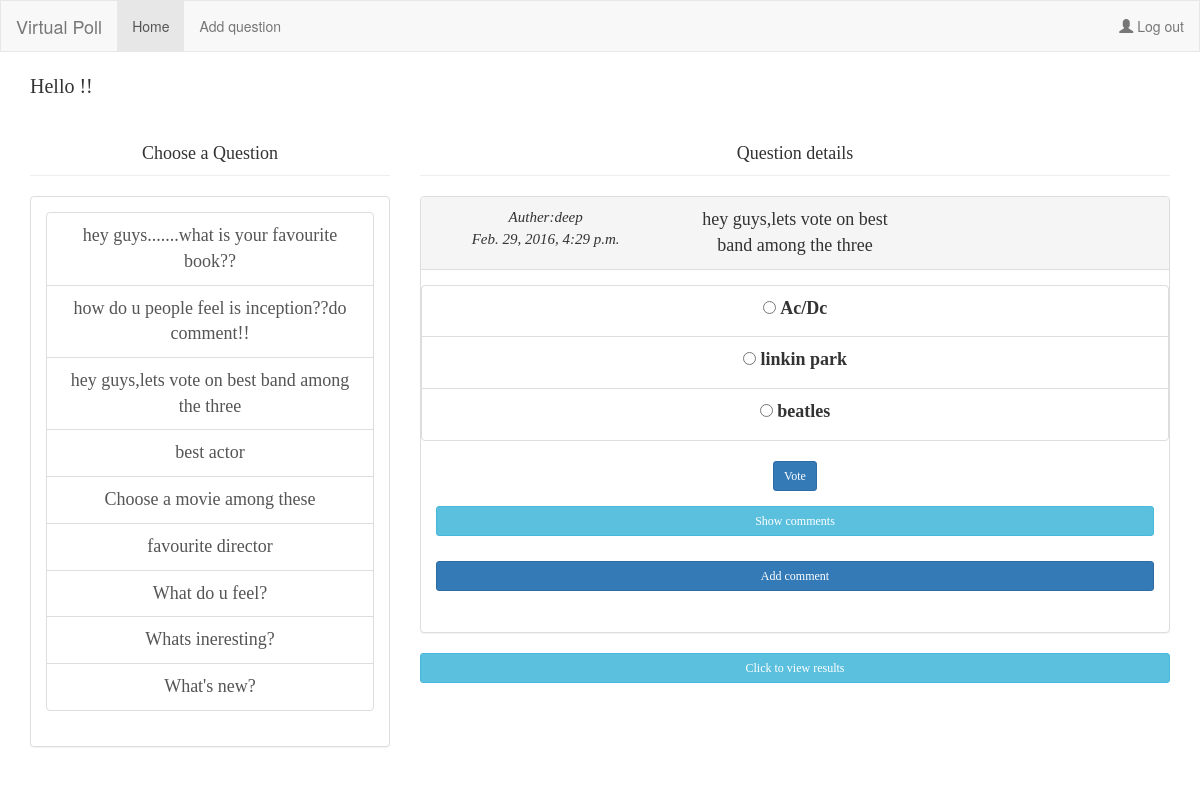
The app's page /8/ with its own data.
### polls/models.py (models this page shows, shortened)
class Question(models.Model):
    question_text = models.CharField(max_length=200)
    pub_date = models.DateTimeField('date published')
    username = models.CharField(max_length=200,default="anonymous")
    def was_published_recently(self):
        return self.pub_date >= timezone.now() - datetime.timedelta(days=1)
    was_published_recently.admin_order_field = 'pub_date'
    was_published_recently.boolean = True
    was_published_recently.short_description = 'Published recently?'

class Choice(models.Model):
    question = models.ForeignKey(Question, on_delete=models.CASCADE)
    choice_text = models.CharField(max_length=200)
    votes = models.IntegerField(default=0)

### polls/views.py (the view)
# urls.py: url(r'^(?P<question_id>[0-9]+)/$', views.detail, name='detail'),
def detail(request, question_id):
    latest_question_list = Question.objects.order_by('-pub_date')
    question = get_object_or_404(Question, pk=question_id)
    return render(request, 'polls/index.html', {'f_question': question,'latest_question_list':latest_question_list,'user':request.user})

### polls/templates/polls/index.html (shortened to what this page needs)
{% load staticfiles %}
<!DOCTYPE html>
<html lang="en">
<head>
  <link rel="stylesheet" href="http://maxcdn.bootstrapcdn.com/bootstrap/3.3.6/css/bootstrap.min.css">
</head>
<body id="body">
<nav class="navbar navbar-default">
  <div class="container-fluid">
    <div class="navbar-header">
      <a class="navbar-brand" href="#">Virtual Poll</a>
    </div>
    <ul class="nav navbar-nav">
      <li class="active"><a href="#">Home</a></li>
      <li><a href="{% url 'polls:add_question' %}">Add question</a></li>
    </ul>
    <ul class="nav navbar-nav navbar-right">
      <li><a href="{% url 'polls:logout' %}"><span class="glyphicon glyphicon-user"></span> Log out</a></li>
    </ul>
  </div>
</nav>
<div class="container">
<div id="user_info">
	Hello {{ user.username }}!!
</div>
 <div class="row">
          <div class="col-sm-4">
            <div class="page-header" id='col-header'>
              Choose a Question
            </div>
            <div id="col-body" id="scrollablebody">
            		<div class='panel panel-default'>
            			<div class='panel-body'>
		              		{% if latest_question_list %}
			    				<div class='list-group'>
				    				{% for question in latest_question_list %}
				        				<a href="{% url 'polls:detail' question.id %}" class='list-group-item'>{{ question.question_text }}</a>
				    				{% endfor %}
				    			</div>
				  					{% else %}
				    					<p>No polls are available.</p>
				  					{% endif %}
				  		</div>
			  		</div>
          </div>
          </div>
          <div class="col-sm-8">
            <div class="page-header" id="col-header">
              Question details
            </div>
            <div id="col-body">
            		<div class='panel panel-default'>
            			<div class='panel-heading'>
            				<div class="row">
            					<div class='col-sm-4'>
            						<div class="col-body">
            							<div id="q_authordetails">
            								Auther:{{ f_question.username }}
            								{{ f_question.pub_date }}
            							</div>
            						</div>
            					</div>
            					<div class='col-sm-4'>
            						<div class="col-body">
            								{{ f_question.question_text }}
            						</div>
            					</div>
            				</div>
            			</div>
            			<div class='panel-body' id="panel-body">
		              				<form action="{% url 'polls:vote' f_question.id %}" method="post" class='form-horizontal' role="form">
		              				<div class="form-group">
										<div class="list-group">
										{% for choice in f_question.choice_set.all %}
											<li class="list-group-item">
										    <input type="radio" name="choice" id="choice{{ forloop.counter }}" value="{{ choice.id }}" />
										    <label for="choice{{ forloop.counter }}" >{{ choice.choice_text }} </label>
										    </li>
										{% endfor %}
										</div>
										<input type="submit" value="Vote" class="btn btn-primary btn-sm" />
										</div>
									</form>
									<button data-toggle="collapse" data-target="#showcomments" class="btn btn-info btn-block btn-sm"> Show comments</button>
									<button data-toggle="collapse" data-target="#form-comment" class="btn btn-primary btn-block btn-sm"> Add comment</button>
				  		</div>
			  		</div>
				<button data-toggle='collapse' data-target='#results' class="btn btn-info btn-block btn-sm"> Click to view results</button>
          </div>
            </div>
</div>
</div>
</body>
</html>

### polls/templates/polls/index.html (style rules this page uses)
.navbar { border-radius: 0; }
#col-header { font-family:verdana; font-size:18px; font-style:bold; text-align: center; }
#col-body { font-family: verdana; font-size: 18px; text-align: center; }
#user_info { font-size:20px; font-family:verdana; }
#body { margin-bottom: 400px; }
#q_authordetails { font-size: 15px; font-family: verdana; font-style: italic; }

### records on screen
Question: question_text "hey guys.......what is your favourite book??"
Question: question_text "how do u people feel is inception??do comment!!"
Question: question_text "hey guys,lets vote on best band among the three", username "deep", pub_date "Feb. 29, 2016, 4:29 p.m."
Question: question_text "best actor"
Question: question_text "Choose a movie among these"
Question: question_text "favourite director"
Question: question_text "What do u feel?"
Question: question_text "Whats ineresting?"
Question: question_text "What's new?"
Choice: choice_text "Ac/Dc"
Choice: choice_text "linkin park"
Choice: choice_text "beatles"
